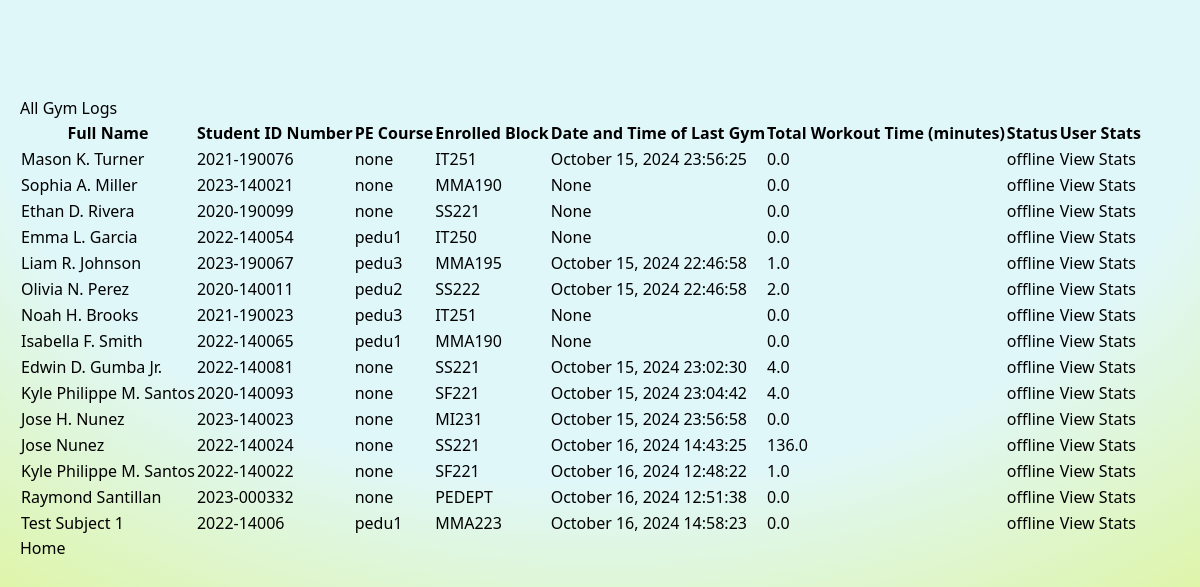
Page /gym_info on the committed database.
### models.py (models this page shows)
class StudentData(db.Model):
    id = db.Column(db.Integer, primary_key=True)
    full_name = db.Column(db.String(100), nullable=False)
    student_id = db.Column(db.String(15), nullable=False, unique=True)
    pe_course = db.Column(db.String(10), nullable=False)
    enrolled_block = db.Column(db.String(10), nullable=False)
    rfid = db.Column(db.String(50), nullable=False, unique=True)
    status = db.Column(db.String(10), nullable=False, default='offline')  # online or offline
    last_gym = db.Column(db.DateTime, nullable=True)  # DateTime of last gym session end
    total_workout_time = db.Column(db.Float, nullable=False, default=0.0)  # Total workout time in minutes
    last_login = db.Column(db.DateTime, nullable=True)  # DateTime of last gym session start
    completed_sessions = db.Column(db.Integer, nullable=False, default=0)  # Number of completed gym sessions

### main.py (the view)
@app.route('/gym_info')
def gym_info():
    all_logs = StudentData.query.all()
    for log in all_logs:
        if log.last_gym:
            log.last_gym = log.last_gym.strftime("%B %d, %Y %H:%M:%S")
    all_logs = sorted(all_logs, key=lambda log: log.status != 'online')
    return render_template('gym_info.html', all_logs=all_logs)

### templates/gym_info.html (shortened to what this page needs)
{% extends 'layouts/base.html' %}
{% block content %}
    <h1>All Gym Logs</h1>
    <table>
        <thead>
            <tr>
                <th>Full Name</th>
                <th>Student ID Number</th>
                <th>PE Course</th>
                <th>Enrolled Block</th>
                <th>Date and Time of Last Gym </th>
                <th>Total Workout Time (minutes)</th>
                <th>Status</th>
                <th>User Stats</th>
            </tr>
        </thead>
        <tbody>
            {% for log in all_logs %}
            <tr>
                <td>{{ log.full_name }}</td>
                <td>{{ log.student_id }}</td>
                <td>{{ log.pe_course }}</td>
                <td>{{ log.enrolled_block }}</td>
                <td>{{ log.last_gym }}</td>
                <td>{{ log.total_workout_time | round }}</td>
                <td>
                {% if log.status == 'online' %}
                        <b class ="font-bold">{{ log.status }}</b>
                    {% else %}
                        {{ log.status }}
                {% endif %}
                </td>
                <td><a href = "/individual_stats/{{log.student_id}}">View Stats</a></td>
            </tr>
            {% endfor %}
        </tbody>
    </table>
{% endblock %}

### templates/layouts/base.html (shortened to what this page needs)
<!DOCTYPE html>
<html lang="en" class = "absolute inset-0 -z-10 h-full w-full px-5 py-24 [background:radial-gradient(125%_125%_at_50%_10%,#e0f7fa_40%,#dcf235_100%)]">
<head>
    <link rel="stylesheet" href="{{ url_for('static', filename='css/styles.css') }}">
    <script src="https://cdn.tailwindcss.com"></script>
</head>
<body>
    <div class ="HomeContent">
        {% block content %}
        {% endblock %}
        <a href="/">Home</a>
    </div>
</body>
</html>

### static/css/styles.css (style rules this page uses)
html { background: radial-gradient(125% 125% at 50% 10%, #e0f7fa 40%, #dcf235 100%); }

### rows in the picture
StudentData: full_name "Mason K. Turner", student_id "2021-190076", pe_course "none", enrolled_block "IT251", last_gym "October 15, 2024 23:56:25", total_workout_time "0.0", status "offline"
StudentData: full_name "Sophia A. Miller", student_id "2023-140021", pe_course "none", enrolled_block "MMA190", last_gym "None", total_workout_time "0.0", status "offline"
StudentData: full_name "Ethan D. Rivera", student_id "2020-190099", pe_course "none", enrolled_block "SS221", last_gym "None", total_workout_time "0.0", status "offline"
StudentData: full_name "Emma L. Garcia", student_id "2022-140054", pe_course "pedu1", enrolled_block "IT250", last_gym "None", total_workout_time "0.0", status "offline"
StudentData: full_name "Liam R. Johnson", student_id "2023-190067", pe_course "pedu3", enrolled_block "MMA195", last_gym "October 15, 2024 22:46:58", total_workout_time "1.0", status "offline"
StudentData: full_name "Olivia N. Perez", student_id "2020-140011", pe_course "pedu2", enrolled_block "SS222", last_gym "October 15, 2024 22:46:58", total_workout_time "2.0", status "offline"
StudentData: full_name "Noah H. Brooks", student_id "2021-190023", pe_course "pedu3", enrolled_block "IT251", last_gym "None", total_workout_time "0.0", status "offline"
StudentData: full_name "Isabella F. Smith", student_id "2022-140065", pe_course "pedu1", enrolled_block "MMA190", last_gym "None", total_workout_time "0.0", status "offline"
StudentData: full_name "Edwin D. Gumba Jr.", student_id "2022-140081", pe_course "none", enrolled_block "SS221", last_gym "October 15, 2024 23:02:30", total_workout_time "4.0", status "offline"
StudentData: full_name "Kyle Philippe M. Santos", student_id "2020-140093", pe_course "none", enrolled_block "SF221", last_gym "October 15, 2024 23:04:42", total_workout_time "4.0", status "offline"
StudentData: full_name "Jose H. Nunez", student_id "2023-140023", pe_course "none", enrolled_block "MI231", last_gym "October 15, 2024 23:56:58", total_workout_time "0.0", status "offline"
StudentData: full_name "Jose Nunez", student_id "2022-140024", pe_course "none", enrolled_block "SS221", last_gym "October 16, 2024 14:43:25", total_workout_time "136.0", status "offline"
StudentData: full_name "Kyle Philippe M. Santos", student_id "2022-140022", pe_course "none", enrolled_block "SF221", last_gym "October 16, 2024 12:48:22", total_workout_time "1.0", status "offline"
StudentData: full_name "Raymond Santillan", student_id "2023-000332", pe_course "none", enrolled_block "PEDEPT", last_gym "October 16, 2024 12:51:38", total_workout_time "0.0", status "offline"
StudentData: full_name "Test Subject 1", student_id "2022-14006", pe_course "pedu1", enrolled_block "MMA223", last_gym "October 16, 2024 14:58:23", total_workout_time "0.0", status "offline"
